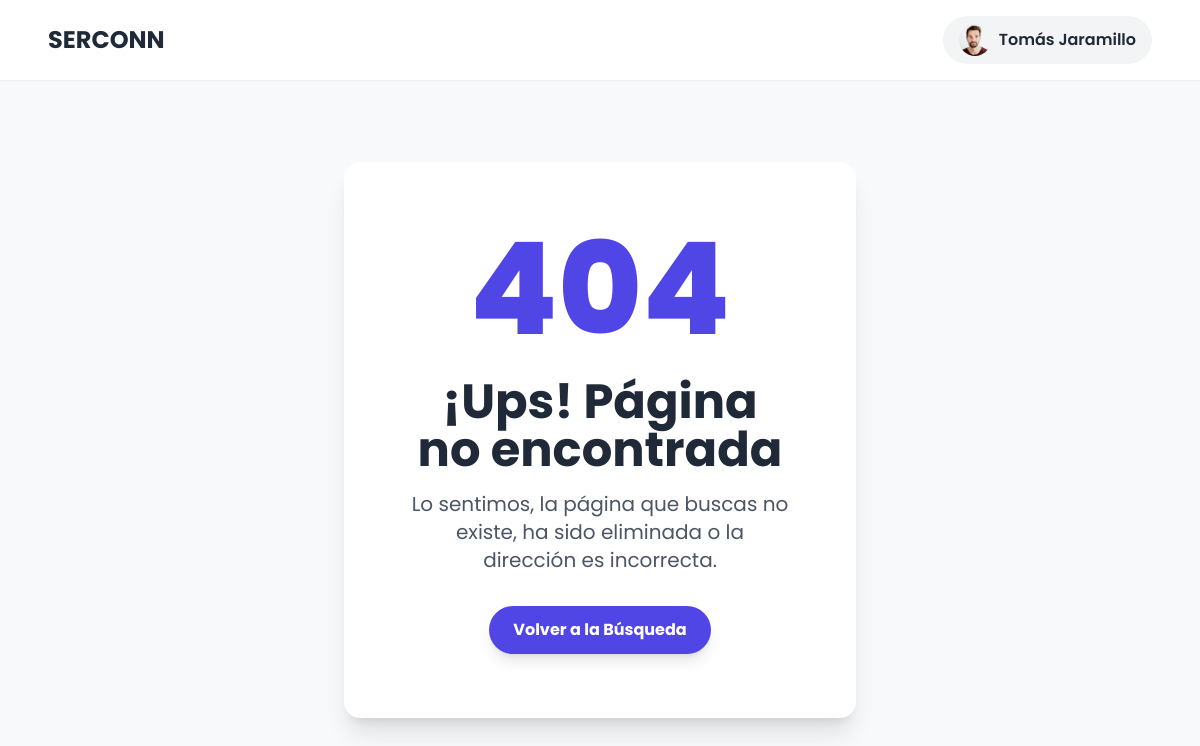
/search/provider/13/ (signed in), run on the app's committed database.
### accounts/models.py (models this page shows, shortened)
class User(AbstractUser):
    @property
    def is_service_provider(self):
        return self.user_role == "service_provider"
    username = None
    email = models.EmailField(unique=True)
    ROLE_CHOICES = (
        ('service_seeker', 'Cliente'),
        ('service_provider', 'Proveedor'),
    )
    user_role = models.CharField(max_length=20, choices=ROLE_CHOICES)
    CITY_CHOICES = (
        ('medellin', 'Medellin'),
        ('envigado', 'Envigado'),
        ('bello', 'Bello'),
        ('sabaneta', 'Sabaneta'),
        ('itagui', 'Itagui'),
        ('la_estrella', 'La Estrella'),
        ('caldas', 'Caldas'),
        ('copacabana', 'Copacabana'),
        ('girardota', 'Girardota'),
        ('barbosa', 'Barbosa'),
    )
    user_city = models.CharField(max_length=20, choices=CITY_CHOICES)
    VERIFICATION_CHOICES = (
        ('verificado', 'Verificado'),
        ('no_verificado', 'No Verificado'),
    )
    user_verification = models.CharField(max_length=20, choices=VERIFICATION_CHOICES, default='no_verificado')
    user_birthdate = models.DateField(blank=False, null= False)
    user_phone = models.CharField(max_length=20, blank=False, null=False)
    user_address = models.CharField(max_length=100, blank=False, null=False)
    user_picture = models.ImageField(upload_to='profiles/', blank=True, null=True)
    user_score = models.FloatField(default=5.0, blank=True, null=True)
    USERNAME_FIELD = "email"
    REQUIRED_FIELDS = []

### searching/views.py (the view, shortened to what this page needs)
# urls.py: path('provider/<int:provider_id>/', views.provider_detail_view, name='provider_detail'),
def provider_detail_view(request, provider_id):
    try:
        provider = get_object_or_404(ServiceProvider, pk=provider_id)
    except Http404:
        return render(request, '404.html')

### interactions/context_processors.py (called while the page is built)
def unread_notifications_count(request):
    if request.user.is_authenticated:
        count = Notification.objects.filter(recipient=request.user, is_read=False).count()
        return {'unread_notifications': count}
    return {'unread_notifications': 0}

### searching/templates/404.html (shortened to what this page needs)
<!DOCTYPE html>
<html lang="es">
<head>
    <script src="https://cdn.tailwindcss.com"></script>
</head>
<body class="flex flex-col min-h-screen">
    <header class="bg-white shadow-sm py-4 px-6 md:px-12 flex justify-between items-center sticky top-0 z-50">
        {% if user.is_authenticated %}
            {% if user.is_service_provider %}
                <h1 class="text-2xl font-bold text-gray-800">
                    <a href="{% url 'profile' %}">SERCONN</a>
                </h1>
            {% else %}
                <h1 class="text-2xl font-bold text-gray-800">
                    <a href="{% url 'service_search' %}">SERCONN</a>
                </h1>
            {% endif %}
        {% else %}
            <h1 class="text-2xl font-bold text-gray-800">
                <a href="{% url 'login' %}">SERCONN</a>
            </h1>
        {% endif %}
        <nav>
            {% if user.is_authenticated %}
                <div class="relative">
                    <button id="profile-menu-btn" class="flex items-center gap-2 bg-gray-100 hover:bg-gray-200 text-gray-800 font-semibold py-2 px-4 rounded-full transition-colors duration-300">
                        {% if user.user_picture %}
                            <img src="{{ user.user_picture.url }}" alt="Perfil" class="w-8 h-8 rounded-full object-cover">
                        {% else %}
                            <span class="w-8 h-8 rounded-full bg-gray-300 flex items-center justify-center font-bold">{{ user.username|slice:":1" }}</span>
                        {% endif %}
                        {{ user.get_full_name|default:user.username }}
                    </button>
                </div>
            {% endif %}
        </nav>
    </header>
    <main class="container mx-auto px-4 py-16 flex-grow flex items-center justify-center">
        <div class="bg-white p-10 md:p-16 rounded-2xl shadow-xl max-w-lg mx-auto text-center">
            <div class="text-indigo-600 text-9xl font-extrabold">404</div>
            <h1 class="text-4xl md:text-5xl font-bold text-gray-800 mt-6 mb-4">¡Ups! Página no encontrada</h1>
            <p class="text-lg md:text-xl text-gray-600">Lo sentimos, la página que buscas no existe, ha sido eliminada o la dirección es incorrecta.</p>
            <a href="{% url 'service_search' %}" class="inline-block mt-8 bg-indigo-600 hover:bg-indigo-700 text-white font-bold py-3 px-6 rounded-full transition-colors duration-300 shadow-lg">
                Volver a la Búsqueda
            </a>
        </div>
    </main>
</body>
</html>

### searching/templates/404.html (style rules this page uses)
body { font-family: 'Poppins', sans-serif; background-color: #f7f9fb; }

### data on the page
User: user_picture (picture), get_full_name "Tomás Jaramillo"
